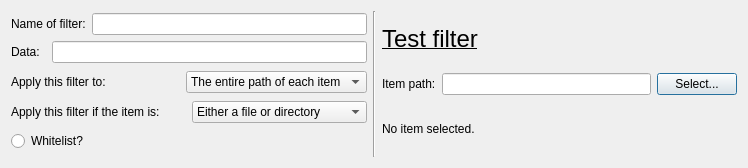
<?xml version="1.0" encoding="UTF-8"?>
<ui version="4.0">
 <class>modifyfilter</class>
 <widget class="QDialog" name="modifyfilter">
  <property name="geometry">
   <rect>
    <x>0</x>
    <y>0</y>
    <width>748</width>
    <height>168</height>
   </rect>
  </property>
  <property name="windowTitle">
   <string>Dialog</string>
  </property>
  <layout class="QHBoxLayout" name="horizontalLayout_4">
   <item>
    <layout class="QVBoxLayout" name="verticalLayout">
     <item>
      <layout class="QGridLayout" name="gridLayout">
       <item row="0" column="0" colspan="2">
        <widget class="QLabel" name="namelabel">
         <property name="text">
          <string>Name of filter:</string>
         </property>
        </widget>
       </item>
       <item row="0" column="2">
        <widget class="QLineEdit" name="namelineedit"/>
       </item>
       <item row="1" column="0">
        <widget class="QLabel" name="datalabel">
         <property name="text">
          <string>Data:</string>
         </property>
        </widget>
       </item>
       <item row="1" column="1" colspan="2">
        <widget class="QLineEdit" name="datalineedit"/>
       </item>
      </layout>
     </item>
     <item>
      <layout class="QHBoxLayout" name="horizontalLayout_2">
       <item>
        <widget class="QLabel" name="applabel">
         <property name="text">
          <string>Apply this filter to:</string>
         </property>
        </widget>
       </item>
       <item>
        <widget class="QComboBox" name="appcombobox">
         <item>
          <property name="text">
           <string>The entire path of each item</string>
          </property>
         </item>
         <item>
          <property name="text">
           <string>Just the name of each item</string>
          </property>
         </item>
        </widget>
       </item>
      </layout>
     </item>
     <item>
      <layout class="QHBoxLayout" name="horizontalLayout">
       <item>
        <widget class="QLabel" name="typelabel">
         <property name="text">
          <string>Apply this filter if the item is:</string>
         </property>
        </widget>
       </item>
       <item>
        <widget class="QComboBox" name="typecombobox">
         <item>
          <property name="text">
           <string>Either a file or directory</string>
          </property>
         </item>
         <item>
          <property name="text">
           <string>A directory</string>
          </property>
         </item>
         <item>
          <property name="text">
           <string>A file</string>
          </property>
         </item>
        </widget>
       </item>
      </layout>
     </item>
     <item>
      <widget class="QRadioButton" name="whitelistradiobtn">
       <property name="text">
        <string>Whitelist?</string>
       </property>
      </widget>
     </item>
    </layout>
   </item>
   <item>
    <widget class="Line" name="line">
     <property name="orientation">
      <enum>Qt::Vertical</enum>
     </property>
    </widget>
   </item>
   <item>
    <layout class="QVBoxLayout" name="verticalLayout_2">
     <item>
      <widget class="QLabel" name="label">
       <property name="text">
        <string>&lt;html&gt;&lt;head/&gt;&lt;body&gt;&lt;p&gt;&lt;span style=&quot; font-size:18pt; text-decoration: underline;&quot;&gt;Test filter&lt;/span&gt;&lt;/p&gt;&lt;/body&gt;&lt;/html&gt;</string>
       </property>
      </widget>
     </item>
     <item>
      <layout class="QHBoxLayout" name="horizontalLayout_3">
       <item>
        <widget class="QLabel" name="testlabel">
         <property name="text">
          <string>Item path:</string>
         </property>
        </widget>
       </item>
       <item>
        <widget class="QLineEdit" name="testlineedit"/>
       </item>
       <item>
        <widget class="QPushButton" name="pushButton">
         <property name="text">
          <string>Select...</string>
         </property>
        </widget>
       </item>
      </layout>
     </item>
     <item>
      <widget class="QLabel" name="label_2">
       <property name="text">
        <string>No item selected.</string>
       </property>
      </widget>
     </item>
    </layout>
   </item>
  </layout>
 </widget>
 <resources/>
 <connections/>
</ui>
